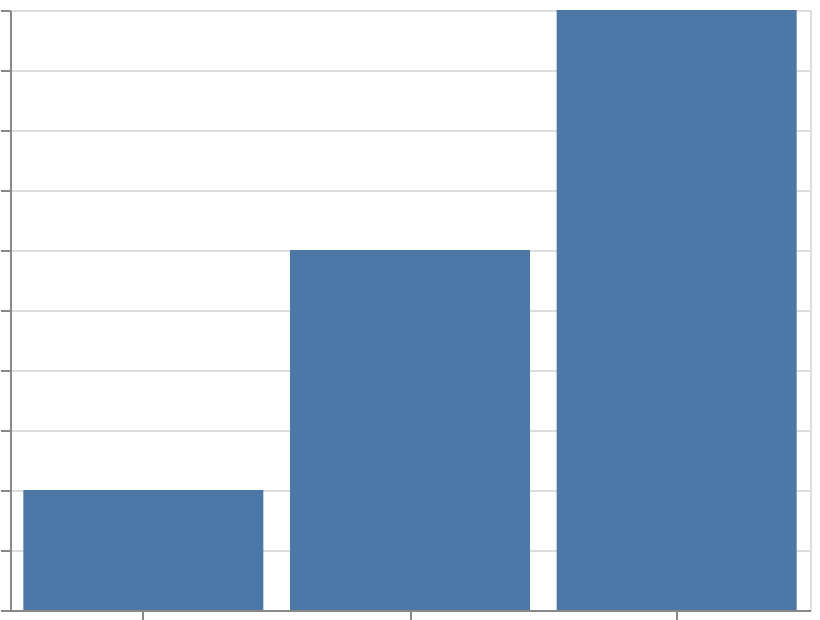

Here is the Vega-Lite specification saved for this chart:
### Vega-Lite specification from a JSON file in a GitHub repository (floating-point values rounded to 4 significant figures)
{"$schema": "https://vega.github.io/schema/vega-lite/v6.json", "width": 400, "height": 300, "padding": 5, "autosize": "none", "data": {"name": "table", "values": [{"stage": "Visit", "count": 1000}, {"stage": "Sign Up", "count": 600}, {"stage": "Purchase", "count": 200}]}, "mark": "bar", "encoding": {"x": {"field": "stage", "type": "nominal"}, "y": {"field": "count", "type": "quantitative"}}}
